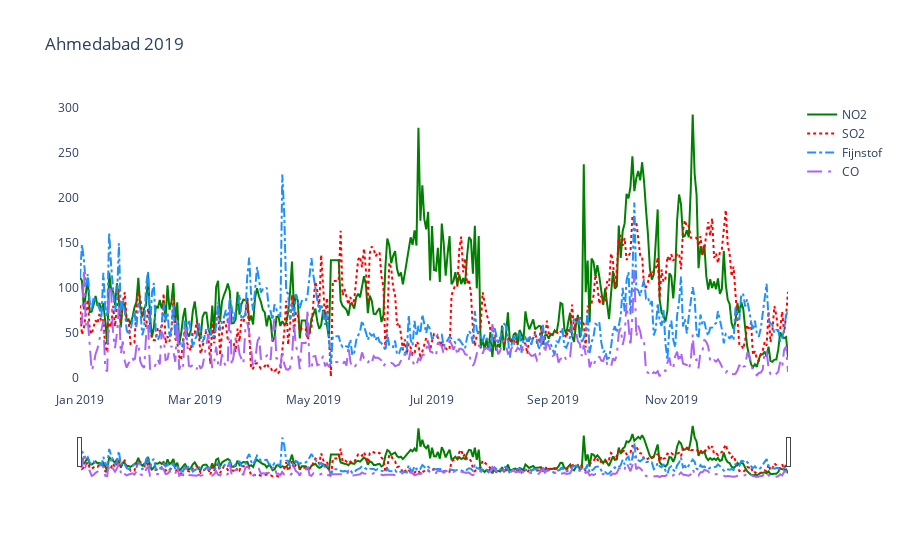
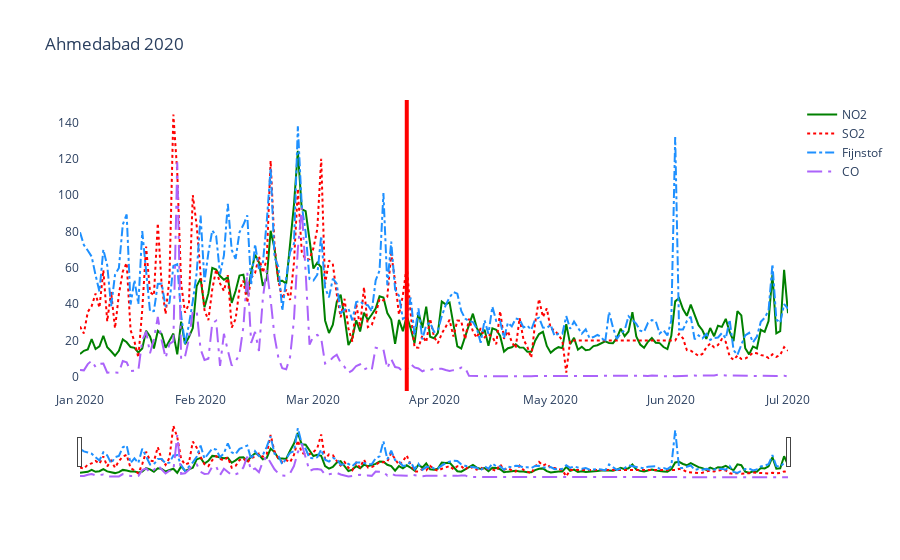

Write notebook code for charts like these, in order.
### Markdown cell above
Het grootste en meest opvallende verschil in luchtkwaliteit tussen 2019 en 2020 is te zien in de stad Ahmedabad. Deze stad staat bekend om zijn ernstige luchtvervuilingsproblemen, veroorzaakt door diverse bronnen zoals industrie, verkeer en geografische ligging. Het vergelijken van de gemiddelde luchtkwaliteit over deze twee jaren biedt belangrijke inzichten in de impact van de COVID-19 lockdown en andere factoren op de luchtvervuiling.<br>

Ahmedabad, als een van de meest vervuilende steden in India, laat vaak extreem hoge niveaus van PM2.5 en andere schadelijke stoffen zien. In 2020 hebben de beperkingen op economische activiteiten en verkeer tijdens de lockdown aanzienlijk bijgedragen aan een daling van de luchtvervuiling. Dit illustreert duidelijk hoe verminderde industriële productie, minder verkeer en een algemene afname van menselijke activiteiten kunnen leiden tot een schonere atmosfeer.<br>

Door specifiek in te zoomen op Ahmedabad kunnen we beter begrijpen hoe lokale maatregelen en economische dynamiek de luchtkwaliteit beïnvloeden. Dit biedt waardevolle lessen voor beleidsmakers en stadsplanners in het verbeteren van de luchtkwaliteit en het aanpakken van de gezondheidseffecten van luchtvervuiling op de bevolking.

### Code cell
cities = ['Ahmedabad','Delhi','Bengaluru','Mumbai','Hyderabad','Chennai']

filtered_city_day = city_day[city_day['Date'] >= '2019-01-01']
AQI = filtered_city_day[filtered_city_day.City.isin(cities)][['Date','City','AQI','AQI_Bucket']]
AQI.head()

AQI_pivot = AQI.pivot(index='Date', columns='City', values='AQI')
AQI_pivot.fillna(method='bfill',inplace=True)

start_date1 = '2019-01-01'
end_date1 = '2019-12-31'

mask1 = (city_day['Date'] >= start_date1) & (city_day['Date']  <= end_date1)
pollutants_filtered_2019 = city_day.loc[mask1]
pollutants_filtered_2019.fillna(method='bfill',inplace=True)
pollutants_filtered_2019.set_index('Date',inplace=True);

start_date2 = '2020-01-01'
end_date2 = '2020-12-31'

mask2 = (city_day['Date'] >= start_date2) & (city_day['Date']  <= end_date2)
pollutants_filtered_2020 = city_day.loc[mask2]
pollutants_filtered_2020.fillna(method='bfill',inplace=True)
pollutants_filtered_2020.set_index('Date',inplace=True);


df1 = pollutants_filtered_2019[pollutants_filtered_2019.City.isin(cities)][['City','NO2','SO2','PM2.5','CO']]
df2 = pollutants_filtered_2020[pollutants_filtered_2020.City.isin(cities)][['City','NO2','SO2','PM2.5','CO']]

def pollution_comparison(city):
    """
    Function to plot graph comparing pollutin levels between (Jan-May)2019 and (Jan-May)2020
    
    """
    
    fig = go.Figure()
    fig.add_trace(go.Scatter(x=df1.index, y=df1[df1['City']==city]['NO2'],
                    line=dict(dash='solid',color='green'),name='NO2'))
    fig.add_trace(go.Scatter(x=df1.index, y=df1[df1['City']==city]['SO2'],
                    line=dict(dash='dot',color='red'),name='SO2'))
    fig.add_trace(go.Scatter(x=df1.index, y=df1[df1['City']==city]['PM2.5'],
                    line=dict(dash='dashdot',color='dodgerblue'),name='Fijnstof'))
    fig.add_trace(go.Scatter(x=df1.index, y=df1[df1['City']==city]['CO'],
                    line=dict(dash='longdashdot'),mode='lines',name='CO'))
    fig.update_layout(title_text=city+' 2019 ',plot_bgcolor='white')
    fig.update_xaxes(rangeslider_visible=True,zeroline=True,zerolinewidth=1, zerolinecolor='Black')
    fig.show()

    fig = go.Figure()
    fig.add_trace(go.Scatter(x=df2.index, y=df2[df2['City']==city]['NO2'],
                    line=dict(dash='solid',color='green'),name='NO2'))
    fig.add_trace(go.Scatter(x=df2.index, y=df2[df2['City']==city]['SO2'],
                    line=dict(dash='dot',color='red'),name='SO2'))
    fig.add_trace(go.Scatter(x=df2.index, y=df2[df2['City']==city]['PM2.5'],
                    line=dict(dash='dashdot',color='dodgerblue'),name='Fijnstof'))
    fig.add_trace(go.Scatter(x=df2.index, y=df2[df2['City']==city]['CO'],
                    line=dict(dash='longdashdot'),mode='lines',name='CO'))
    fig.update_layout(title_text=city+' 2020 ',plot_bgcolor='white')
    fig.update_xaxes(rangeslider_visible=True,zeroline=True,zerolinewidth=1, zerolinecolor='Black')

    fig.add_shape(
        dict(
            type="line",
            x0="2020-03-25",
            y0=0,
            x1="2020-03-25",
            y1=1,
            xref='x',
            yref='paper',
            line=dict(color="Red",width=4)
        )
    )

    fig.show()

pollution_comparison('Ahmedabad')

### Figure 1 — Plotly figure (JSON) as saved in the notebook; plotly's stock layout.template omitted (floating-point values rounded to 4 significant figures; data arrays with more than 128 entries replaced by an {"elided": "..."} marker saying what was removed)
{"data": [{"line": {"color": "green", "dash": "solid"}, "name": "NO2", "type": "scatter", "x": {"elided": "2190 str values"}, "y": {"elided": "365 float values"}}, {"line": {"color": "red", "dash": "dot"}, "name": "SO2", "type": "scatter", "x": {"elided": "2190 str values"}, "y": {"elided": "365 float values"}}, {"line": {"color": "dodgerblue", "dash": "dashdot"}, "name": "Fijnstof", "type": "scatter", "x": {"elided": "2190 str values"}, "y": {"elided": "365 float values"}}, {"line": {"dash": "longdashdot"}, "mode": "lines", "name": "CO", "type": "scatter", "x": {"elided": "2190 str values"}, "y": {"elided": "365 float values"}}], "layout": {"plot_bgcolor": "white", "title": {"text": "Ahmedabad 2019 "}, "xaxis": {"rangeslider": {"visible": true}, "zeroline": true, "zerolinecolor": "Black", "zerolinewidth": 1}}}

### Figure 2 — Plotly figure (JSON) as saved in the notebook; plotly's stock layout.template omitted (floating-point values rounded to 4 significant figures; data arrays with more than 128 entries replaced by an {"elided": "..."} marker saying what was removed)
{"data": [{"line": {"color": "green", "dash": "solid"}, "name": "NO2", "type": "scatter", "x": {"elided": "1098 str values"}, "y": {"elided": "183 float values"}}, {"line": {"color": "red", "dash": "dot"}, "name": "SO2", "type": "scatter", "x": {"elided": "1098 str values"}, "y": {"elided": "183 float values"}}, {"line": {"color": "dodgerblue", "dash": "dashdot"}, "name": "Fijnstof", "type": "scatter", "x": {"elided": "1098 str values"}, "y": {"elided": "183 float values"}}, {"line": {"dash": "longdashdot"}, "mode": "lines", "name": "CO", "type": "scatter", "x": {"elided": "1098 str values"}, "y": {"elided": "183 float values"}}], "layout": {"plot_bgcolor": "white", "shapes": [{"line": {"color": "Red", "width": 4}, "type": "line", "x0": "2020-03-25", "x1": "2020-03-25", "xref": "x", "y0": 0, "y1": 1, "yref": "paper"}], "title": {"text": "Ahmedabad 2020 "}, "xaxis": {"rangeslider": {"visible": true}, "zeroline": true, "zerolinecolor": "Black", "zerolinewidth": 1}}}
